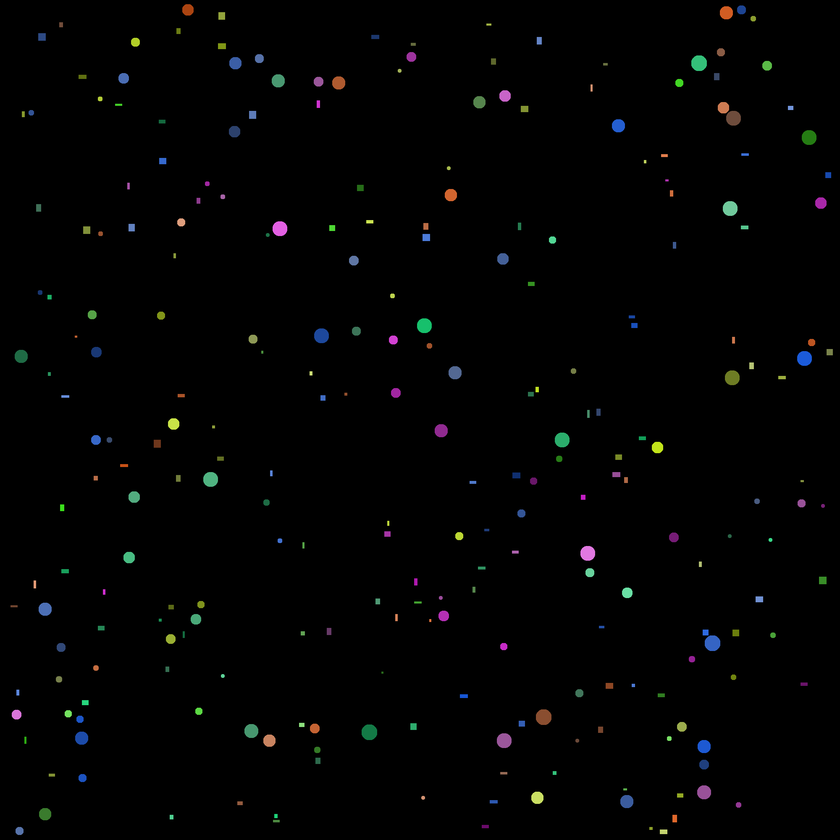
#> input picture figures_and_colors/balls_and_rects.png, 840 x 840 px, shrunk from 2000 x 2000 before the run
$ python main.py
#> lines starting #> are read from the running program, lines starting #| are printed output that depends on the picture; after the words box and inside, x2 and y2 are one past the last pixel; in counts of white or black regions, pixels touching at a corner belong together; long printed decimals are rounded
import numpy as np
import matplotlib.pyplot as plt
from skimage.measure import label, regionprops
from skimage.io import imread
from skimage.color import rgb2hsv as hsv
from pathlib import Path


current_path = Path(__file__).parent
image = imread(current_path / "balls_and_rects.png")
#> image is the input picture: shape (840, 840, 3); mean R, G, B 2.1, 2.4, 2.3


hsv = hsv(image)
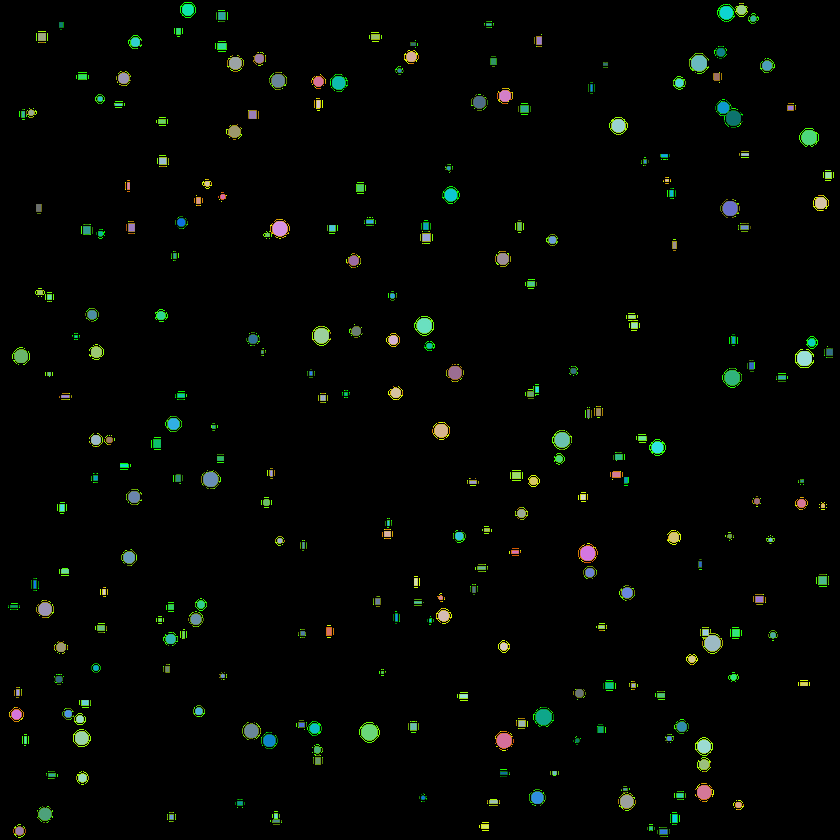
#> hsv: shape (840, 840, 3) float64; mean R, G, B 0.0147, 0.0236, 0.013
h = hsv[:, :, 0]
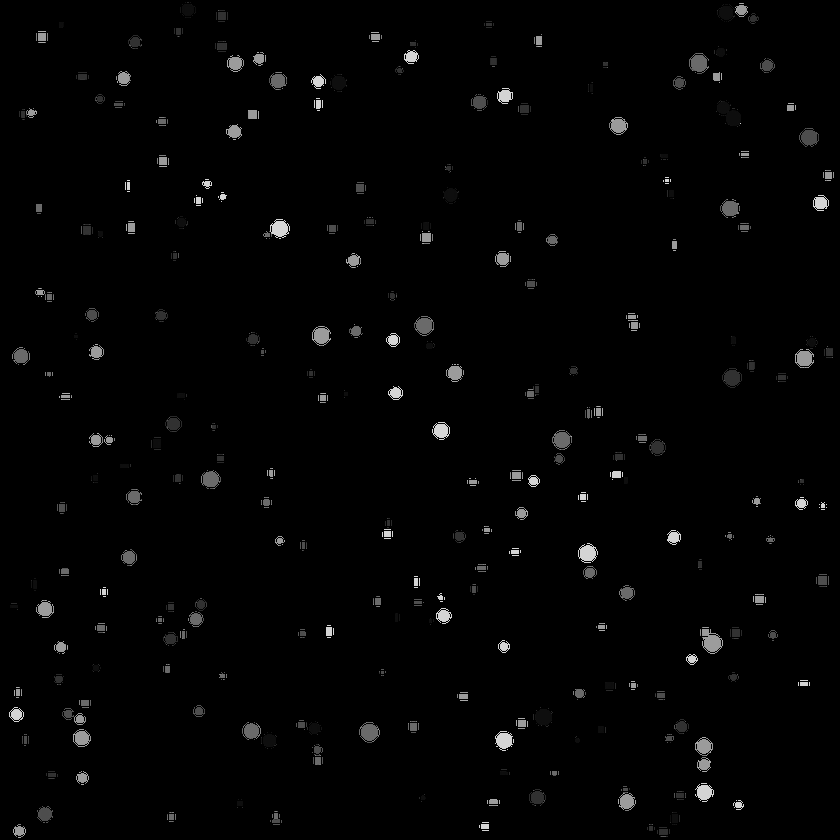
#> h: shape (840, 840) float64; min 0, max 0.833, mean 0.0147

colors_rectangle = []
colors_circle = []

for color in np.unique(h):
    if color == 0.0:
        continue
    binary = h == color
    labeled = label(binary)
    props = regionprops(labeled)
    for region in props:
        extent = region.extent
        if extent > 0.9:
            colors_rectangle.append(color)
        else:
            colors_circle.append(color)
#> this loop made 1937 passes
#> color on passes 2 to 4: 0.0238, 0.0278, 0.0333
#> pass 2, `binary = h == color`:
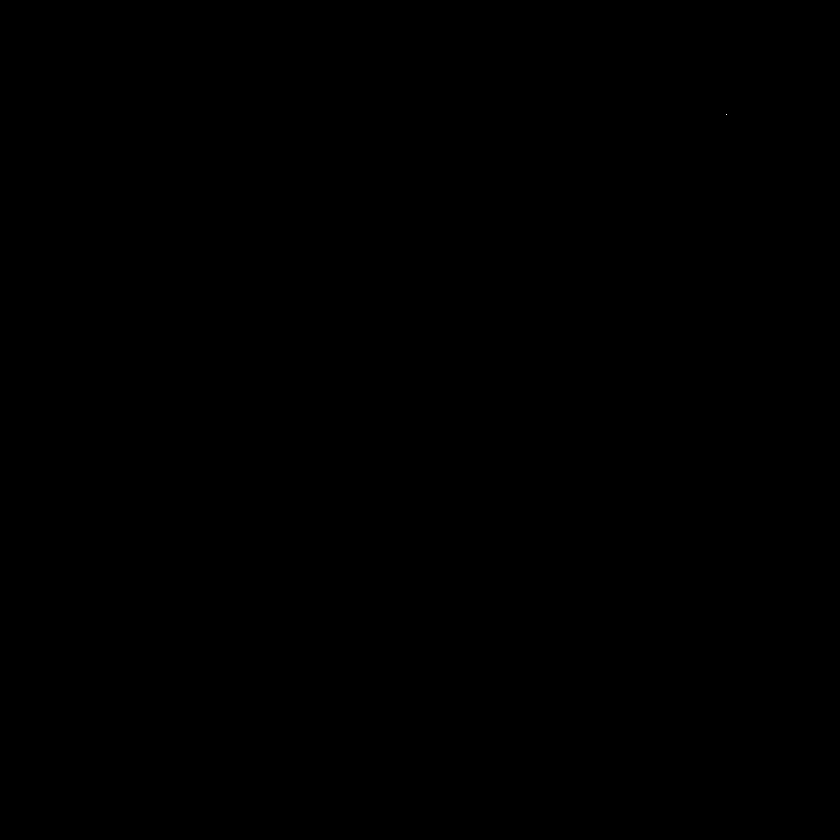
#> binary: shape (840, 840) bool; 0% white in thin lines or dots, all inside (x1, y1, x2, y2) = (726, 114, 727, 115)
#> after the loop:
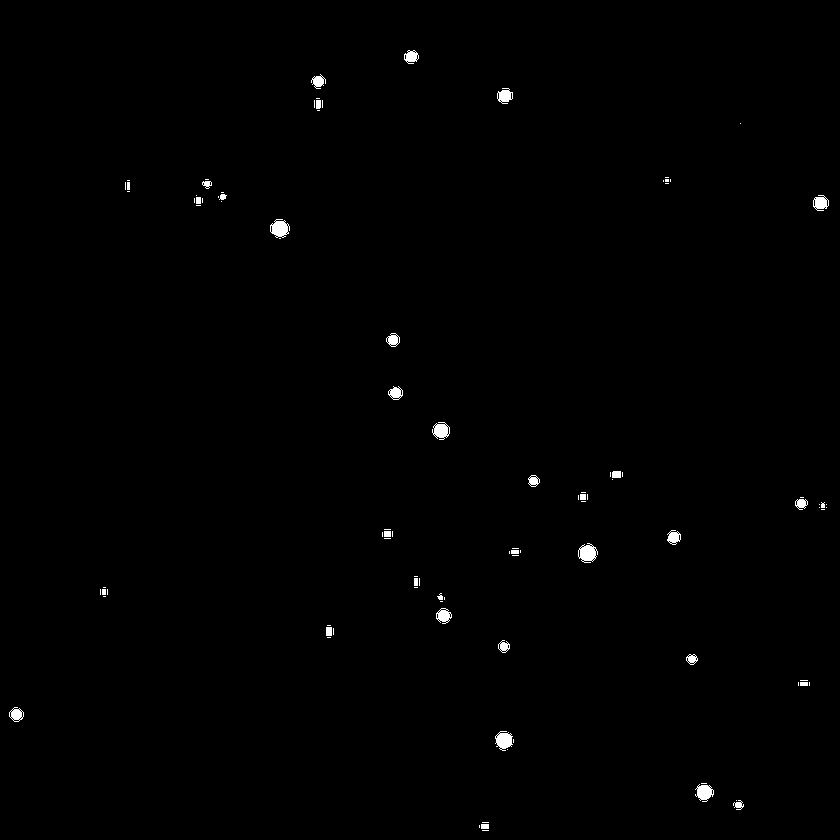
#> binary: shape (840, 840) bool; 0.52% white; 100 white regions (65 under 20 px), largest, box (x1, y1, x2, y2) and area: (578, 543, 598, 563) 257, (270, 219, 290, 238) 249, (495, 731, 513, 751) 238
#> after the loop: labeled: shape (840, 840) int32; 101 distinct labels, from 0 to 100
#> after the loop, colors_circle = 784 values from 0.0525 to 0.833; colors_rectangle = 10071 values from 0.0238 to 0.833


groups_rectangle = [[colors_rectangle[0]]]
#> groups_rectangle = [[0.0238]]
group_circle = [[colors_circle[0]]]
#> group_circle = [[0.0525]]

delta = 0.051


for i in range(1, len(colors_circle)):
    if abs(colors_circle[i - 1] - colors_circle[i]) < delta:
        group_circle[-1].append(colors_circle[i])
    else:
        group_circle.append([colors_circle[i]])
#> after the loop, group_circle = 6 items


for i in range(1, len(colors_rectangle)):
    if abs(colors_rectangle[i - 1] - colors_rectangle[i]) < delta:
        groups_rectangle[-1].append(colors_rectangle[i])
    else:
        groups_rectangle.append([colors_rectangle[i]])
#> after the loop, groups_rectangle = 5 items


print(f"Rectangles. Count elements {sum(len(row) for row in groups_rectangle)}: ")
#| Rectangles. Count elements 10071:
for grp in groups_rectangle:
    print(f"Mean value - {np.mean(grp)}, count - {len(grp)} ")
#> this loop made 5 passes
#| Mean value - 0.05687, count - 1612
#| Mean value - 0.2924, count - 5163
#| Mean value - 0.5, count - 341
#| Mean value - 0.6145, count - 2878
#| Mean value - 0.8333, count - 77

print(f"Circles. Count elements {sum(len(row) for row in group_circle)}: ")
#| Circles. Count elements 784:
for grp in group_circle:
    print(f"Mean value - {np.mean(grp)}, count - {len(grp)} ")
#> this loop made 6 passes
#| Mean value - 0.05983, count - 83
#| Mean value - 0.2502, count - 257
#| Mean value - 0.4173, count - 134
#| Mean value - 0.5, count - 51
#| Mean value - 0.6239, count - 236
#| Mean value - 0.8333, count - 23

print(f"All elements: {sum(len(row) for row in groups_rectangle) + sum(len(row) for row in group_circle)}")
#| All elements: 10855
